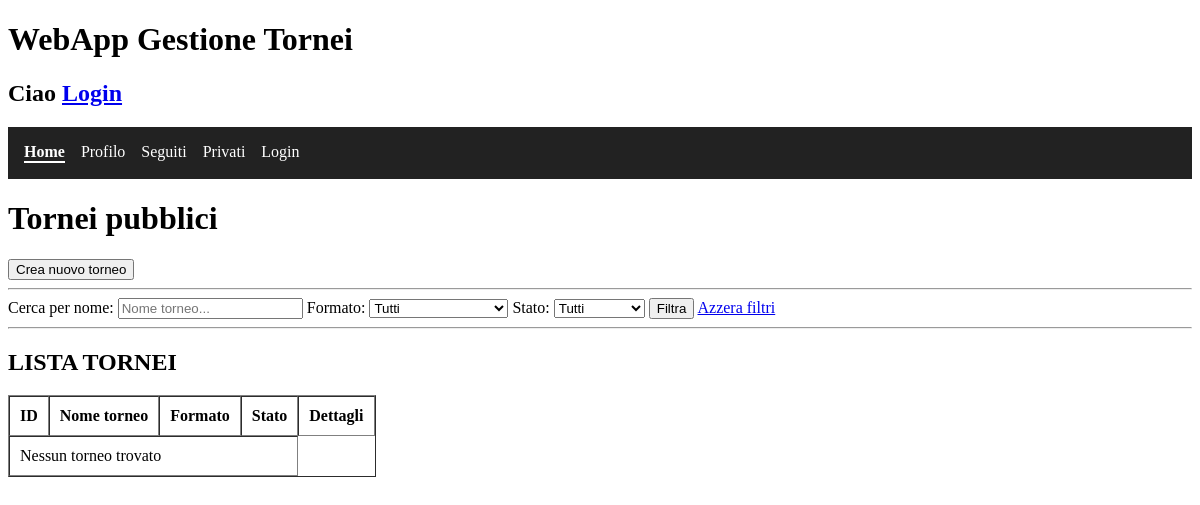
Before: / with the older database file.
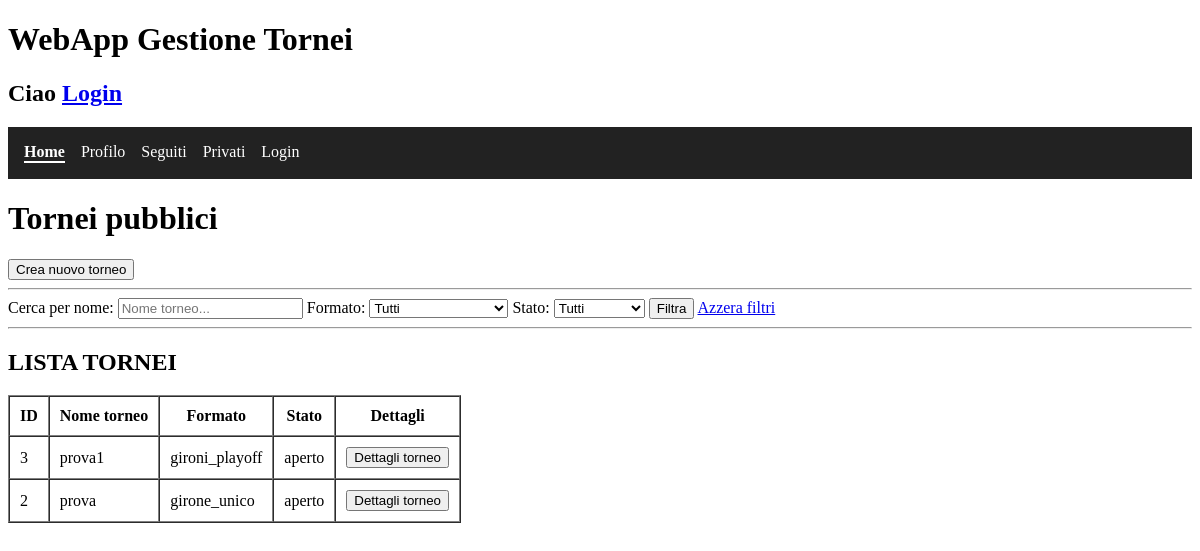
After: the same page with the newer database file.
### tables this page shows
CREATE TABLE `torneo` (
  `id` int(11) NOT NULL,
  `nome` varchar(150) NOT NULL,
  `descrizione` varchar(255) DEFAULT NULL,
  `formato` enum('girone_unico','eliminazione_diretta','gironi_playoff') NOT NULL,
  `tipo_partita` enum('andata','andata_ritorno') NOT NULL,
  `visibilita` enum('pubblico','privato') NOT NULL DEFAULT 'pubblico',
  `numero_squadre` int(11) NOT NULL,
  `creato_da` int(11) NOT NULL,
  `stato` enum('aperto','in_corso','completato') NOT NULL DEFAULT 'aperto',
  `min_giocatori_per_squadra` int(11) NOT NULL,
  `max_giocatori_per_squadra` int(11) NOT NULL,
  `min_squadre` int(11) NOT NULL DEFAULT 2,
  `data_chiusura_iscrizioni` datetime NOT NULL,
  `codice_privato` varchar(8) DEFAULT NULL
);

### show_tornei.php (the view, shortened to what this page needs)
<?php
include("conf/db_config.php");
$sql = "SELECT id, nome, formato, stato
        FROM torneo
        WHERE 1=1";
$sql .= " ORDER BY id DESC";
$stmt = $conn->prepare($sql);
$stmt->execute();
$result = $stmt->get_result();
?>
<!DOCTYPE html>
<html lang="it">
<head>
</head>
<body>
<h2>LISTA TORNEI</h2>
<table border="1" cellpadding="10" cellspacing="0">
    <tr>
        <th>ID</th>
        <th>Nome torneo</th>
        <th>Formato</th>
        <th>Stato</th>
        <th>Dettagli</th>
    </tr>
    <?php
    if ($result->num_rows > 0) {
        while ($row = $result->fetch_assoc()) {
            echo '<tr>';
            echo '<td>' . htmlspecialchars($row['id']) . '</td>';
            echo '<td>' . htmlspecialchars($row['nome']) . '</td>';
            echo '<td>' . htmlspecialchars($row['formato']) . '</td>';
            echo '<td>' . htmlspecialchars($row['stato']) . '</td>';
            echo '<td>
                    <form method="GET" action="dettagli_torneo.php">
                        <input type="hidden" name="id" value="' . $row['id'] . '">
                        <input type="submit" value="Dettagli torneo">
                    </form>
                </td>';
            echo '</tr>';
        }
    } else {
        echo '<tr><td colspan="4">Nessun torneo trovato</td></tr>';
    }
    ?>
</table>
</body>
</html>

### templates/header.php (shortened to what this page needs)
<?php
    $current = basename($_SERVER['PHP_SELF']);
?>
<!DOCTYPE html>
<html lang="en">
<head>
    <link rel="stylesheet" href="../css/navbar.css">
</head>
<body>
    <header>
        <h1>WebApp Gestione Tornei</h1>
        <h2>Ciao
            <?php if (isset($_SESSION['id_utente'])): ?>
                <?= $_SESSION['nome_utente']; ?>
            <?php else: ?>
                <a href="login.php">Login</a>
            <?php endif; ?>
        </h2>
        <div id="navbar">
            <nav>
                <a href="index.php" class="<?= $current === 'index.php' ? 'active' : '' ?>">Home</a>
                <a href="profilo.php" class="<?= $current === 'profilo.php' ? 'active' : '' ?>">Profilo</a>
                <a href="seguiti.php" class="<?= $current === 'seguiti.php' ? 'active' : '' ?>">Seguiti</a>
                <a href="privati.php" class="<?= $current === 'privati.php' ? 'active' : '' ?>">Privati</a>
                <?php if (!isset($_SESSION['id_utente'])): ?>
                    <a href="login.php">Login</a>
                <?php else: ?>
                    <a href="logout.php">Logout</a>
                <?php endif; ?>
            </nav>
        </div>
    </header>

### index.php (shortened to what this page needs)
<?php
require_once 'templates/header.php';
?>
<body>
    <h1>Tornei pubblici</h1>
    <a href="crea_torneo.php">
        <button>Crea nuovo torneo</button>
    </a>
    <hr>
    <form method="GET" action="index.php">
        <label for="ricerca">Cerca per nome:</label>
        <input
            type="text"
            id="ricerca"
            name="ricerca"
            value="<?= htmlspecialchars($filtro_ricerca) ?>"
            placeholder="Nome torneo..."
        >
        <label for="formato">Formato:</label>
        <select id="formato" name="formato">
            <option value="">Tutti</option>
        </select>
        <label for="stato">Stato:</label>
        <select id="stato" name="stato">
            <option value="">Tutti</option>
        </select>
        <button type="submit">Filtra</button>
        <a href="index.php">Azzera filtri</a>
    </form>
    <hr>
    <?php require_once 'show_tornei.php'; ?>
</body>
</html>

### css/navbar.css (style rules this page uses)
nav { display: flex; gap: 1rem; background: #222; padding: 1rem; }
nav a { color: white; text-decoration: none; }
nav a.active { font-weight: bold; border-bottom: 2px solid white; }

Changed rows visible on the page:
added torneo: id "3", nome "prova1", formato "gironi_playoff", stato "aperto"
added torneo: id "2", nome "prova", formato "girone_unico", stato "aperto"
Other visible differences:
text no longer shown: "Nessun torneo trovato"
